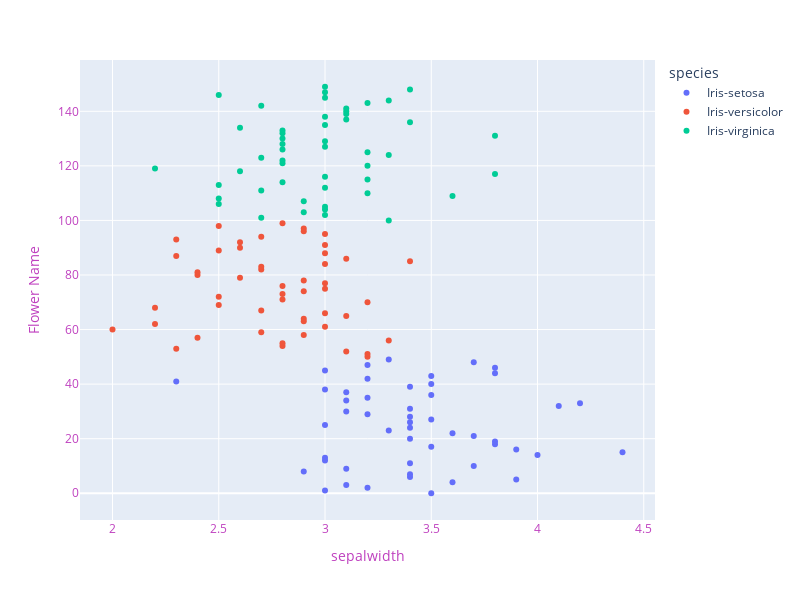

The notebook cell this image was saved under:
### Code cell
fig = px.scatter(data_frame=Iris, x='sepal_width',color='species')
fig.update_layout(width=800, height=600,
                  xaxis=dict(title='sepalwidth',color="#BF40BF"),
                 yaxis=dict(title="Flower Name",color="#BF40BF"))
fig.show()

### Figure 1 — Plotly figure (JSON) as saved in the notebook; plotly's stock layout.template omitted (floating-point values rounded to 4 significant figures)
{"data": [{"hovertemplate": "species=Iris-setosa<br>sepal_width=%{x}<br>index=%{y}<extra></extra>", "legendgroup": "Iris-setosa", "marker": {"color": "#636efa", "symbol": "circle"}, "mode": "markers", "name": "Iris-setosa", "orientation": "h", "showlegend": true, "type": "scatter", "x": [3.5, 3, 3.2, 3.1, 3.6, 3.9, 3.4, 3.4, 2.9, 3.1, 3.7, 3.4, 3, 3, 4, 4.4, 3.9, 3.5, 3.8, 3.8, 3.4, 3.7, 3.6, 3.3, 3.4, 3, 3.4, 3.5, 3.4, 3.2, 3.1, 3.4, 4.1, 4.2, 3.1, 3.2, 3.5, 3.1, 3, 3.4, 3.5, 2.3, 3.2, 3.5, 3.8, 3, 3.8, 3.2, 3.7, 3.3], "xaxis": "x", "y": [0, 1, 2, 3, 4, 5, 6, 7, 8, 9, 10, 11, 12, 13, 14, 15, 16, 17, 18, 19, 20, 21, 22, 23, 24, 25, 26, 27, 28, 29, 30, 31, 32, 33, 34, 35, 36, 37, 38, 39, 40, 41, 42, 43, 44, 45, 46, 47, 48, 49], "yaxis": "y"}, {"hovertemplate": "species=Iris-versicolor<br>sepal_width=%{x}<br>index=%{y}<extra></extra>", "legendgroup": "Iris-versicolor", "marker": {"color": "#EF553B", "symbol": "circle"}, "mode": "markers", "name": "Iris-versicolor", "orientation": "h", "showlegend": true, "type": "scatter", "x": [3.2, 3.2, 3.1, 2.3, 2.8, 2.8, 3.3, 2.4, 2.9, 2.7, 2, 3, 2.2, 2.9, 2.9, 3.1, 3, 2.7, 2.2, 2.5, 3.2, 2.8, 2.5, 2.8, 2.9, 3, 2.8, 3, 2.9, 2.6, 2.4, 2.4, 2.7, 2.7, 3, 3.4, 3.1, 2.3, 3, 2.5, 2.6, 3, 2.6, 2.3, 2.7, 3, 2.9, 2.9, 2.5, 2.8], "xaxis": "x", "y": [50, 51, 52, 53, 54, 55, 56, 57, 58, 59, 60, 61, 62, 63, 64, 65, 66, 67, 68, 69, 70, 71, 72, 73, 74, 75, 76, 77, 78, 79, 80, 81, 82, 83, 84, 85, 86, 87, 88, 89, 90, 91, 92, 93, 94, 95, 96, 97, 98, 99], "yaxis": "y"}, {"hovertemplate": "species=Iris-virginica<br>sepal_width=%{x}<br>index=%{y}<extra></extra>", "legendgroup": "Iris-virginica", "marker": {"color": "#00cc96", "symbol": "circle"}, "mode": "markers", "name": "Iris-virginica", "orientation": "h", "showlegend": true, "type": "scatter", "x": [3.3, 2.7, 3, 2.9, 3, 3, 2.5, 2.9, 2.5, 3.6, 3.2, 2.7, 3, 2.5, 2.8, 3.2, 3, 3.8, 2.6, 2.2, 3.2, 2.8, 2.8, 2.7, 3.3, 3.2, 2.8, 3, 2.8, 3, 2.8, 3.8, 2.8, 2.8, 2.6, 3, 3.4, 3.1, 3, 3.1, 3.1, 3.1, 2.7, 3.2, 3.3, 3, 2.5, 3, 3.4, 3], "xaxis": "x", "y": [100, 101, 102, 103, 104, 105, 106, 107, 108, 109, 110, 111, 112, 113, 114, 115, 116, 117, 118, 119, 120, 121, 122, 123, 124, 125, 126, 127, 128, 129, 130, 131, 132, 133, 134, 135, 136, 137, 138, 139, 140, 141, 142, 143, 144, 145, 146, 147, 148, 149], "yaxis": "y"}], "layout": {"height": 600, "legend": {"title": {"text": "species"}, "tracegroupgap": 0}, "margin": {"t": 60}, "width": 800, "xaxis": {"anchor": "y", "color": "#BF40BF", "domain": [0, 1], "title": {"text": "sepalwidth"}}, "yaxis": {"anchor": "x", "color": "#BF40BF", "domain": [0, 1], "title": {"text": "Flower Name"}}}}
